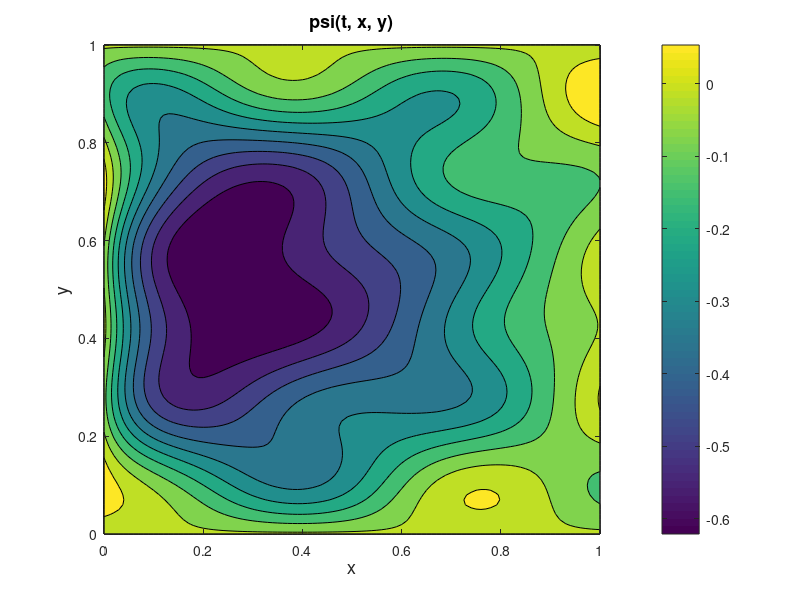

Write the MATLAB code that produced this figure. (Note: this script raises an error after producing the figure.)
% This script will compute the coefficients of the modes in our simplified
% dynamical system, not a true solution to the Rossby wave equation. To do 
% this we use the Kalman filter for data assimilation and an RTS smoother
% for smoothing. Wedefine 
%
%      psi(t, x, y) = \sum_n \sum_m exp(-i sigma_nm t - i beta
%           x/sigma_nm) c_nm sin(n pi x) sin(m pi y)
%
% where
%
%      sigma_nm = ( beta/2 ) (1/( pi sqrt(n^2 + m^2) ) )
%
% is our non-dimensional dispersion relation and c_nm are coefficients
% dependent on psi(0, x, y).
%
% We assume the KF has full knowledge of A, the time-stepping matrix, and
% no knowledge of the forcing at every step. We'll provide near perfect
% data at certain timesteps. 
%
% I'm opting to keep this script self-contained, since this will not be a
% true solution of the Rossby wave equation and instead is a simple
% dynamical system that we consider. 

%%

clc, clear, close 

T = 2000;    % how many steps to take 
dt = 29;     % time step
L = 1;       % length of square basin, 1 b/c non-dimensionalized
b = 1.8e-3;
a = 6.3e6;   % radius of Earth, kilometers
theta = 30;  % latitude we use for computation of beta and f 
Ra = 0.2;    % Stommel parameter, from Carl's code 

% Earth's rotation rate
Omega = 7.2921e-5;         % rads / sec 

% determining beta and f at our given latitude
beta_dim = 2 * Omega * cosd(theta) / a;
f = 2 * Omega * sind(theta);

beta = beta_dim * a / f;

% the choice of n, m determines which of the modes we keep 
n = 3:5;
m = 4:9;
N = length(n); M = length(m);
[Nn,Mm] = meshgrid(n',m');  
vec_n = Nn(:);
vec_m = Mm(:);

% initial condition for the system
x0 = (1./(vec_n.^2 + vec_m.^2));

% dispersion relation, given as an N by M matrix, with increases in m
% happening across rows and increases in n happening across columns 
sigma_nm = beta * L ./ ( 2 * pi * sqrt(Nn.^2 + Mm.^2) );

% creating a function that computess a specific sigma_nm value
sigma_func = @(n,m) -beta * L / (2 * pi * sqrt(n^2 + m^2) );

% building the forward operator for stepping the coefficients 
A = exp(-b) .* diag( exp(-1i * sigma_nm(:) * dt) );    

% random forcing, will change to be consistently the same forcing 
load('forcing_1_sd.mat');
q = 0.003 .* forcing;

% q = @(t) 0.003 .* randn(M*N, 1);

% pre-allocating storage for quantities we want to store

% storage for the "true" states and "energy"
state = x0;
all_states = zeros(M*N,T+1);
all_states(:,1) = x0;

energy = zeros(1, T+1);
energy(1) = sum(abs(all_states(:,1)).^2);

% storage for the KF computed states and energy
x0_KF = 1.2.*x0;
all_states_KF = zeros(M*N, T+1);
all_states_KF(:,1) = x0_KF;        % KF has perfect initial condition

energy_KF = zeros(1, T+1);
energy_KF(1) = sum(abs(all_states_KF(:,1)).^2);

% noise to add to the data points to make them a little fuzzy

% noise = 0.01.*randn(M*N,T+1);
load('noise_1_sd.mat');
noise = 0.001.*noise;

%%

% Running the forward model to create the artificial data
for j = 2:T+1
    
    state = A * state + q(j);

    all_states(:,j) = state;
    
    energy(j) = sum(abs(state).^2);

end

% how to distribute data
E = eye(N * M);

% adding noise here to make the data a little fuzzy
data = E * all_states + noise(1:T+1); 

%%

% Lastly we want to run the Kalman filter and reconstruct the coefficients
% of the normal mode decomposition 

% covariance matrix
uncertainty = cell(T,1);
P0 = zeros(M*N, M*N);
%P0(1,1) = var((1./(vec_m.^2 + vec_n.^2)).*0.1.*randn(1));
uncertainty{1} = P0;

% matrix of covariance of noise in the data
R = var(noise(:)) .* eye(N * M);

% covariance of random forcing
Q = var(q(:)) .* eye(N * M);
Gamma = eye(N*M); % we apply forcing to all entries of the state vector

% timesteps where we'll incorporate data
data_steps = 500:20:1000;

% running the Kalman filter 

state_old = x0_KF;
P_old = P0;
temp = dt;
for j = 2:T+1

    temp_state = A * state_old + .5 .* q(j);
    temp_P = A * P_old * A' + Gamma * Q * Gamma';
    
    % calculate Kalman gain matrix
    K = temp_P * E' * ( E * temp_P * E' + R )^(-1);
    
    if sum(j == data_steps)
        
        state_now = temp_state + K * (data(:, j) - E * temp_state );
        P_now = temp_P - K * E * temp_P;

    else

        state_now = temp_state;
        P_now = temp_P;
        
    end
    
    % computing "energy" 
    energy_KF(j) = sum( abs(state_now).^2 ); 
    
    % store new state
    all_states_KF(:,j) = state_now;
    
    % store new uncertainty 
    uncertainty{j} = P_now;

    % cycle states
    state_old = state_now;
    P_old = P_now;
    
    temp = temp + dt;
    
end 

%%

% Now that the Kalman filter has been used to the final time and all
% available data has been incorporated, we want to run the RTS smoother
% backwards to improve the prediction 

% storage for the smoothed states and energy
all_states_RTS = zeros(M*N, T+1);
energy_RTS = zeros(1, T+1);

uncertainty_RTS = cell(T+1,1);

uncertainty_RTS{end} = uncertainty{end};
all_states_RTS(:, end) = all_states_KF(:, end);

for j = T:-1:2
    
    temp = (A * uncertainty{j-1} * A' + Gamma * Q * Gamma')^(-1);
    L = uncertainty{j-1} * A' * temp;
    M = Q * Gamma' * temp;

    all_states_RTS(:, j) = all_states_KF(:, j) + ...
                L * (all_states_RTS(:, j) - all_states(:, j));
    uncertainty_RTS{j} = uncertainty{j} + L * (uncertainty_RTS{j+1} ...
                - temp) * L';

end

% temp = (A * uncertainty{1} * A' + Gamma * Q * Gamma')^(-1)
% L2 = uncertainty{1} * A' * temp;

for j = 1:T+1 
    
    energy_RTS(j) = sum( abs( all_states_RTS(:,j) ).^2 );

end

% all_states_RTS(:,1) = all_states_KF(:,1) + (uncertainty{1} * A' ...
%             * (A * uncertainty{1} * A' + Gamma * Q * Gamma')^(-1) ...
%             * (all_states_RTS(:,2) - all_states_KF(:,2)));
% uncertainty_RTS{1} = 

%% 

% comparing the computed solutions

L = 1;
dx = .01; dy = .01;
x = 0:dx:L; y = 0:dy:L;
[X, Y] = meshgrid(x,y);

vec_sigma_nm = sigma_nm(:);

psi = zeros(length(x), length(y));
psi_KF = zeros(length(x), length(y));

for j = 1:M*N
        
        % no Stommel solution
        
        psi_KF = psi_KF + all_states_KF(j, T) .* exp(-1i .* pi .* X .* vec_n(j) ) ...
            .* sin(vec_m(j) .* pi .* Y);
        
        psi = psi + all_states(j, T) .* exp(-1i .* pi .* X .* vec_n(j) ) ...
            .* sin(vec_m(j) .* pi .* Y);

end

% with the added stommel solution

psi_KF = psi_KF + exp(-X * beta / Ra) .* sin(pi .* Y) + (X - 1).* sin(pi .* Y);

psi = psi + exp(-X * beta / Ra) .* sin(pi .* Y) + (X - 1).* sin(pi .* Y);


%%

% Plotting the modes and their inverses 

% creating my figure 10 

% figure()
% tiledlayout(3,1);
% 
% % non-dimensional periods, frequencies, and the logarithm of the initial
% % condition
% 
% sigma_plot = nexttile;
% plot(2*pi./abs(sigma_nm(:)), '*', 'LineWidth', 1.5);
% ylabel('Non-dim Periods', 'FontSize', 13)
% 
% sigma_inverse = nexttile;
% plot(abs(sigma_nm(:)), '*', 'LineWidth', 1.5);
% ylabel('Radian freq.', 'FontSize', 13)
% 
% log_initial = nexttile;
% semilogy(x0(:), '*', 'LineWidth', 1.5)
% ylabel('Semilog plot of initial cond.', 'FontSize', 13)
% 
% xlabel('1, 2, ..., N * M', 'FontSize', 13)

%%

% just plotting the streamfunction after a few time steps 

figure()

contourf(x,y,real(psi))
title('psi(t, x, y)', 'FontSize', 13)
xlabel('x', 'FontSize', 13)
ylabel('y', 'FontSize', 13)
colorbar



%%

% plotting the computed solutions 

figure()
tiledlayout(1,2)

nexttile;
contourf(x,y,real(psi))
title('True Wave')
xlabel('x')
ylabel('y')
colorbar


nexttile;
contourf(x, y, real(psi_KF))
title('KF Wave')
xlabel('x')
ylabel('y')
colorbar

figure()

nexttile;
plot(0:dt:T*dt, energy, 0:dt:T*dt, energy_KF, '--', 0:dt:T*dt, energy_RTS, '-.', 'linewidth', 1.5)
title('True Energy')
xline(data_steps*dt)

% nexttile;
% plot(energy_KF(1:end))
% title('KF Energy')
